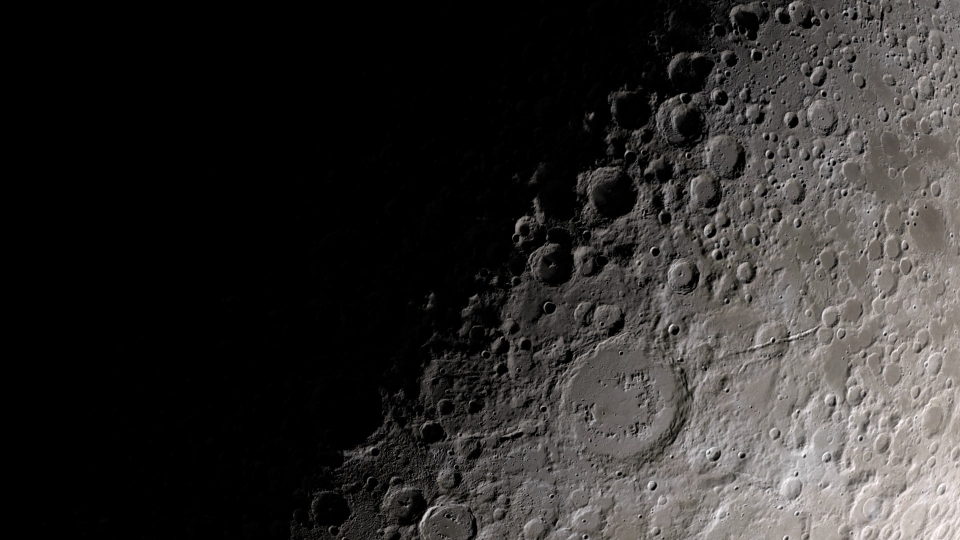
#> input picture psr.jpg, 1920 x 1080 px (shown at 1/2 size)
$ python demo1.py
#> lines starting #> are read from the running program, lines starting #| are printed output that depends on the picture
import cv2
import numpy as np
import matplotlib.pyplot as plt
import tensorflow as tf
from tensorflow.keras.models import Sequential
from tensorflow.keras.layers import Conv2D, MaxPooling2D, UpSampling2D
from tensorflow.keras.optimizers import Adam

# Gamma correction function
def adjust_gamma(image, gamma=1.0):
    invGamma = 1.0 / gamma
    table = np.array([((i / 255.0) ** invGamma) * 255 for i in np.arange(0, 256)]).astype("uint8")
    return cv2.LUT(image, table)

# Define a simple CNN model
def create_model():
    model = Sequential()
    # Encoder
    model.add(Conv2D(64, (3, 3), activation='relu', padding='same', input_shape=(256, 256, 1)))
    model.add(MaxPooling2D((2, 2), padding='same'))
    # Bottleneck
    model.add(Conv2D(128, (3, 3), activation='relu', padding='same'))
    # Decoder
    model.add(UpSampling2D((2, 2)))
    model.add(Conv2D(64, (3, 3), activation='relu', padding='same'))
    model.add(Conv2D(1, (3, 3), activation='sigmoid', padding='same'))
    model.compile(optimizer=Adam(), loss='mean_squared_error')
    return model

# Load and preprocess the image
def preprocess_image(image_path):
    image = cv2.imread(image_path, cv2.IMREAD_GRAYSCALE)
    image = cv2.resize(image, (256, 256))
    image = image.astype('float32') / 255.0
    image = np.expand_dims(image, axis=-1)
    image = np.expand_dims(image, axis=0)
    return image

# Main function to process and display all images
def process_and_display_images(image_path):
    # Load the image
#> called with image_path = 'psr.jpg'
    image = cv2.imread(image_path, cv2.IMREAD_GRAYSCALE)
#> image: shape (1080, 1920); min 0, max 255, mean 45.4

    # Apply various image processing techniques
    blurred_image = cv2.GaussianBlur(image, (5, 5), 0)
    equalized_image = cv2.equalizeHist(image)
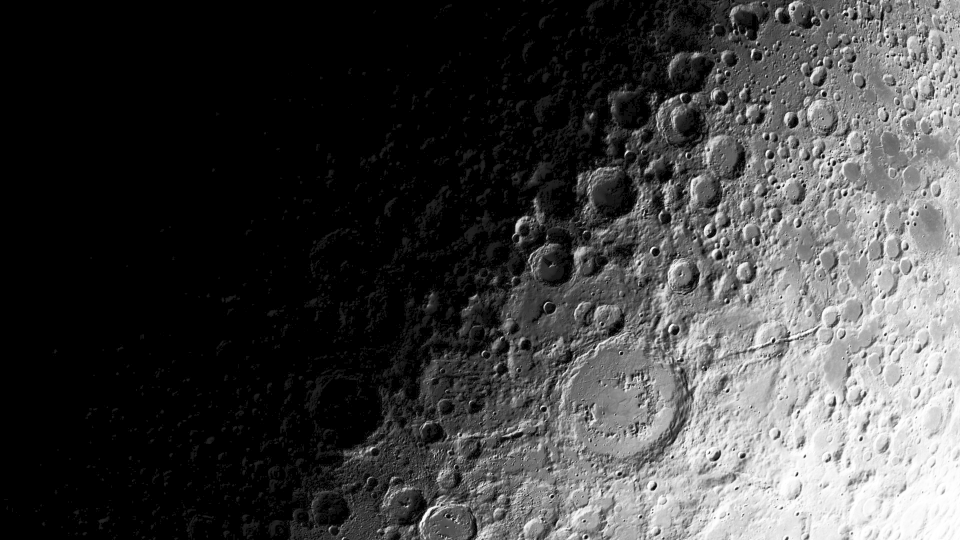
#> equalized_image: shape (1080, 1920) (shown at 1/2 size); min 0, max 255, mean 65.8
    denoised_image = cv2.fastNlMeansDenoising(image, None, 30, 7, 21)
    bilateral_filtered_image = cv2.bilateralFilter(image, 9, 75, 75)
    clahe = cv2.createCLAHE(clipLimit=2.0, tileGridSize=(8, 8))
    clahe_image = clahe.apply(image)
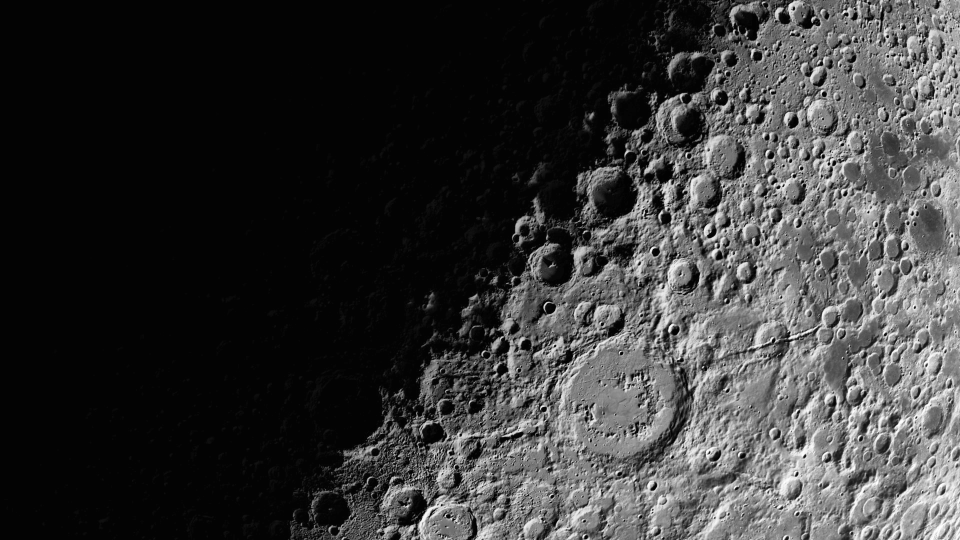
#> clahe_image: shape (1080, 1920) (shown at 1/2 size); min 0, max 255, mean 56.1
    gamma_corrected_image = adjust_gamma(image, gamma=2.0)
#> in adjust_gamma, `return cv2.LUT(image, table)`:
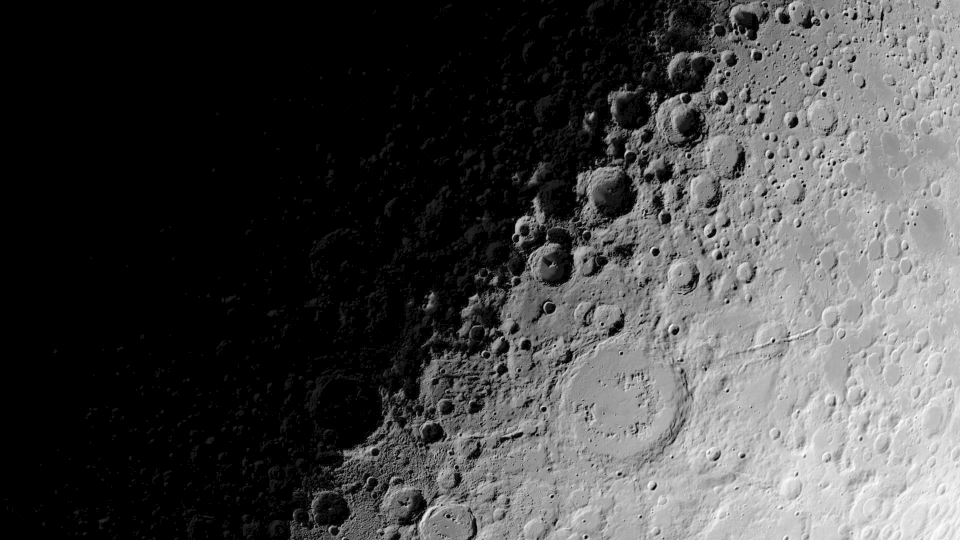
#> returned value: shape (1080, 1920) (shown at 1/2 size); min 0, max 255, mean 70.3

    # Load and preprocess the image for CNN
    input_image = preprocess_image(image_path)
#> in preprocess_image, `image = cv2.resize(image, (256, 256))`:
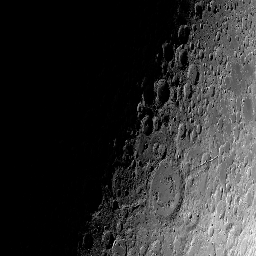
#> image: shape (256, 256); min 0, max 252, mean 45.4

    # Create the model
    model = create_model()

    # For demonstration, predict using the model
    output_image = model.predict(input_image)

    # Display all processed images and CNN enhanced image
    plt.figure(figsize=(200, 200))  # Increased figure size for better visibility
    titles = [
        'Original Image', 'Gaussian Blurred Image', 'Histogram Equalized Image',
        'Denoised Image (Non-Local Means)', 'Bilateral Filtered Image', 'CLAHE Enhanced Image',
        'Gamma Corrected Image', 'CNN Enhanced Image'
    ]
    images = [
        image, blurred_image, equalized_image, denoised_image, bilateral_filtered_image,
        clahe_image, gamma_corrected_image, output_image[0, :, :, 0]
    ]

    for i in range(len(images)):
        plt.subplot(3, 3, i + 1)
        plt.title(titles[i])
        plt.imshow(images[i], cmap='gray')
        plt.axis('off')

    plt.subplots_adjust(wspace=0.3, hspace=0.3)  # Adjust spacing between images
    plt.show()

# Run the combined image processing and display
image_path = r"psr.jpg"
process_and_display_images(image_path)
#> (the call stopped at in create_model, `model = Sequential()`: tensorflow is not available in this run)
